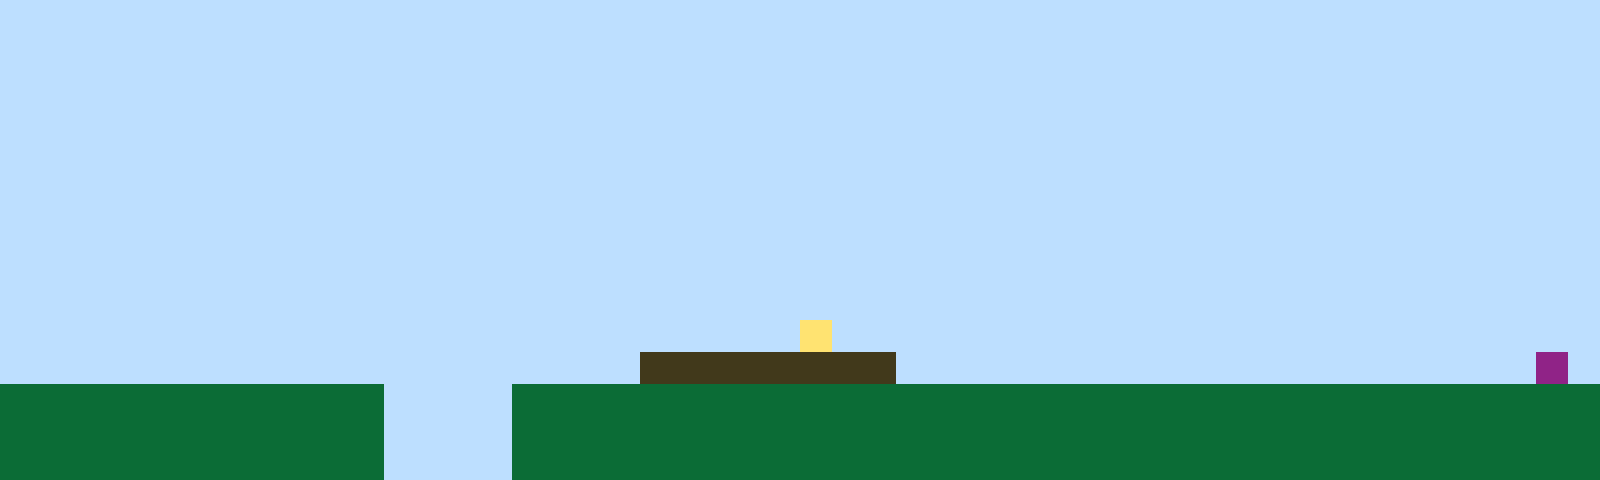

A 2D game scene composited from a Tiled map and its tileset images. What follows is a short description and the map's XML, with every tile layer's data as written:
An orthogonal 50x15 tile map with 32x32 px tiles, 1 tile layer (Tile Layer 1).

<map version="1.10" tiledversion="1.11.2" orientation="orthogonal" renderorder="right-up" width="50" height="15" tilewidth="32" tileheight="32" infinite="0" nextlayerid="2" nextobjectid="1"><editorsettings><export target="map1.csv" format="csv" /></editorsettings><tileset firstgid="1" name="sprites" tilewidth="32" tileheight="32" tilecount="6" columns="3"><image source="sprites.png" width="96" height="64" /></tileset><layer id="1" name="Tile Layer 1" width="50" height="15"><data encoding="csv">1,1,1,1,1,1,1,1,1,1,1,1,1,1,1,1,1,1,1,1,1,1,1,1,1,1,1,1,1,1,1,1,1,1,1,1,1,1,1,1,1,1,1,1,1,1,1,1,1,1,1,1,1,1,1,1,1,1,1,1,1,1,1,1,1,1,1,1,1,1,1,1,1,1,1,1,1,1,1,1,1,1,1,1,1,1,1,1,1,1,1,1,1,1,1,1,1,1,1,1,1,1,1,1,1,1,1,1,1,1,1,1,1,1,1,1,1,1,1,1,1,1,1,1,1,1,1,1,1,1,1,1,1,1,1,1,1,1,1,1,1,1,1,1,1,1,1,1,1,1,1,1,1,1,1,1,1,1,1,1,1,1,1,1,1,1,1,1,1,1,1,1,1,1,1,1,1,1,1,1,1,1,1,1,1,1,1,1,1,1,1,1,1,1,1,1,1,1,1,1,1,1,1,1,1,1,1,1,1,1,1,1,1,1,1,1,1,1,1,1,1,1,1,1,1,1,1,1,1,1,1,1,1,1,1,1,1,1,1,1,1,1,1,1,1,1,1,1,1,1,1,1,1,1,1,1,1,1,1,1,1,1,1,1,1,1,1,1,1,1,1,1,1,1,1,1,1,1,1,1,1,1,1,1,1,1,1,1,1,1,1,1,1,1,1,1,1,1,1,1,1,1,1,1,1,1,1,1,1,1,1,1,1,1,1,1,1,1,1,1,1,1,1,1,1,1,1,1,1,1,1,1,1,1,1,1,1,1,1,1,1,1,1,1,1,1,1,1,1,1,1,1,1,1,1,1,1,1,1,1,1,1,1,1,1,1,1,1,1,1,1,1,1,1,1,1,1,1,1,1,1,1,1,1,1,1,1,1,1,1,1,1,1,1,1,1,1,1,1,1,1,1,1,1,1,1,1,1,1,1,1,1,1,1,1,1,1,1,1,1,1,1,1,1,1,1,1,1,1,1,1,1,1,1,1,1,1,1,1,1,1,1,1,1,1,1,1,1,1,1,1,1,1,1,1,1,1,1,1,1,1,1,1,1,1,1,1,1,1,1,1,1,1,1,1,1,1,1,1,1,1,1,1,1,1,1,1,1,1,1,1,1,1,1,1,1,1,1,1,1,1,1,1,1,1,1,1,1,1,1,1,1,1,1,1,1,1,1,1,1,1,1,1,1,1,4,1,1,1,1,1,1,1,1,1,1,1,1,1,1,1,1,1,1,1,1,1,1,1,1,1,1,1,1,1,1,1,1,1,1,1,1,1,1,1,1,1,1,1,1,3,3,3,3,3,3,3,3,1,1,1,1,1,1,1,1,1,1,1,1,1,1,1,1,1,1,1,1,6,1,2,2,2,2,2,2,2,2,2,2,2,2,1,1,1,1,2,2,2,2,2,2,2,2,2,2,2,2,2,2,2,2,2,2,2,2,2,2,2,2,2,2,2,2,2,2,2,2,2,2,2,2,2,2,2,2,2,2,2,2,2,2,1,1,1,1,2,2,2,2,2,2,2,2,2,2,2,2,2,2,2,2,2,2,2,2,2,2,2,2,2,2,2,2,2,2,2,2,2,2,2,2,2,2,2,2,2,2,2,2,2,2,1,1,1,1,2,2,2,2,2,2,2,2,2,2,2,2,2,2,2,2,2,2,2,2,2,2,2,2,2,2,2,2,2,2,2,2,2,2</data></layer></map>
